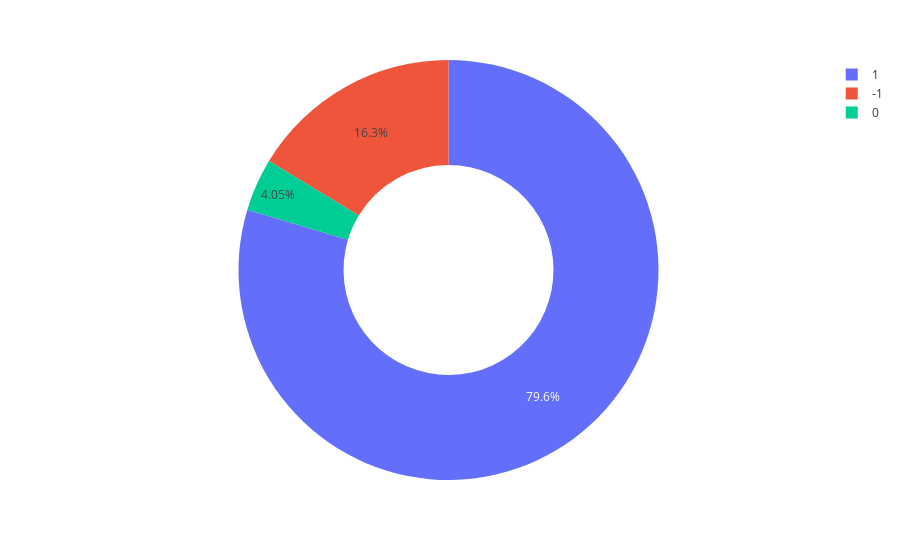

The notebook cell this image was saved under:
### Code cell
# Pie chart to visualise the distribution of different sentiment scores
ratings = data["sentiment"].value_counts()
numbers = ratings.index
quantity = ratings.values


figure = px.pie(data, 
                values=quantity, 
                names=numbers,hole = 0.5)
figure.show()

### Figure 1 — Plotly figure (JSON) as saved in the notebook; plotly's stock layout.template omitted (floating-point values rounded to 4 significant figures)
{"data": [{"domain": {"x": [0, 1], "y": [0, 1]}, "hole": 0.5, "hovertemplate": "label=%{label}<br>value=%{value}<extra></extra>", "labels": [1, -1, 0], "legendgroup": "", "name": "", "showlegend": true, "type": "pie", "values": [366548, 75105, 18618]}], "layout": {"legend": {"tracegroupgap": 0}, "margin": {"t": 60}}}
